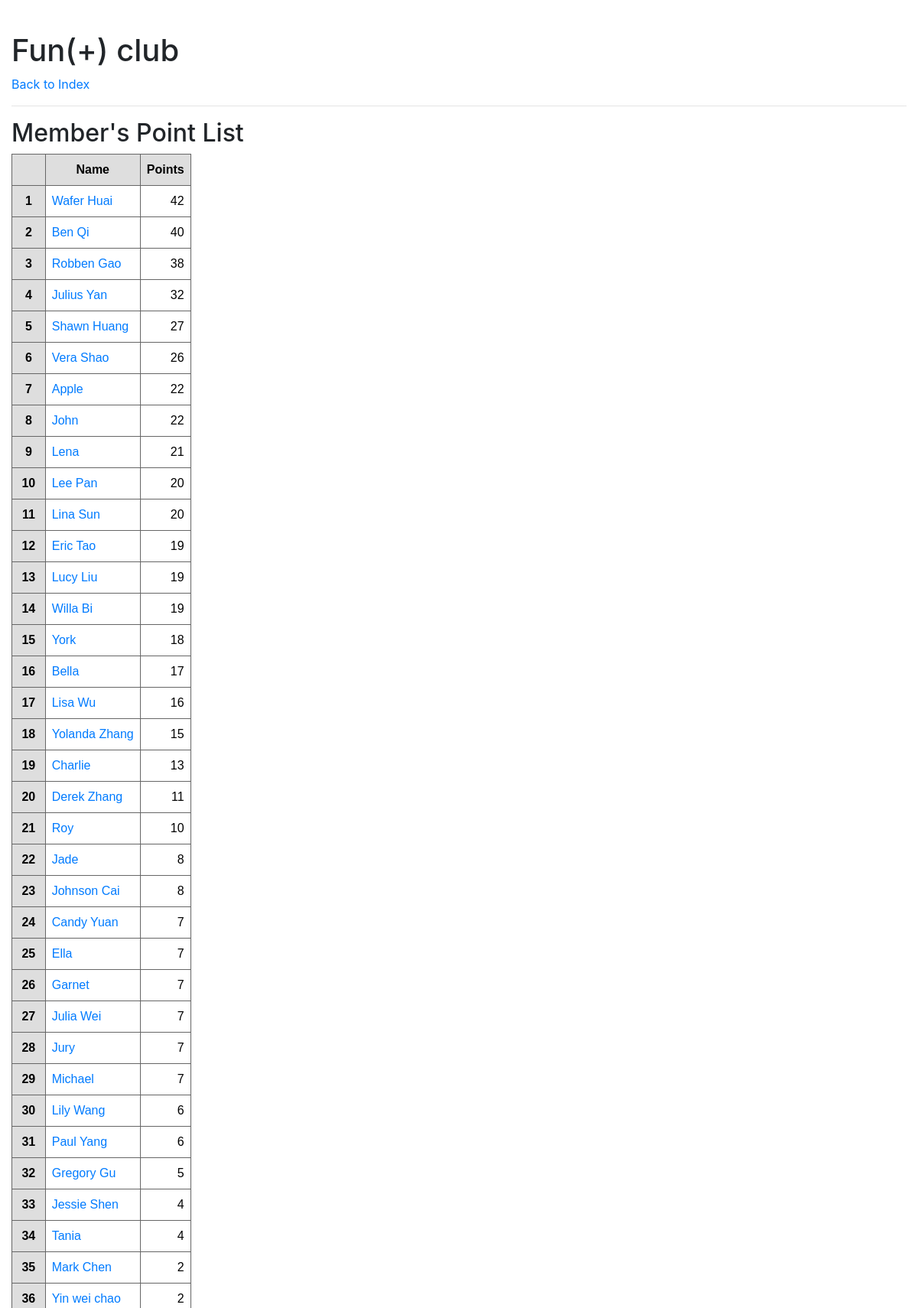
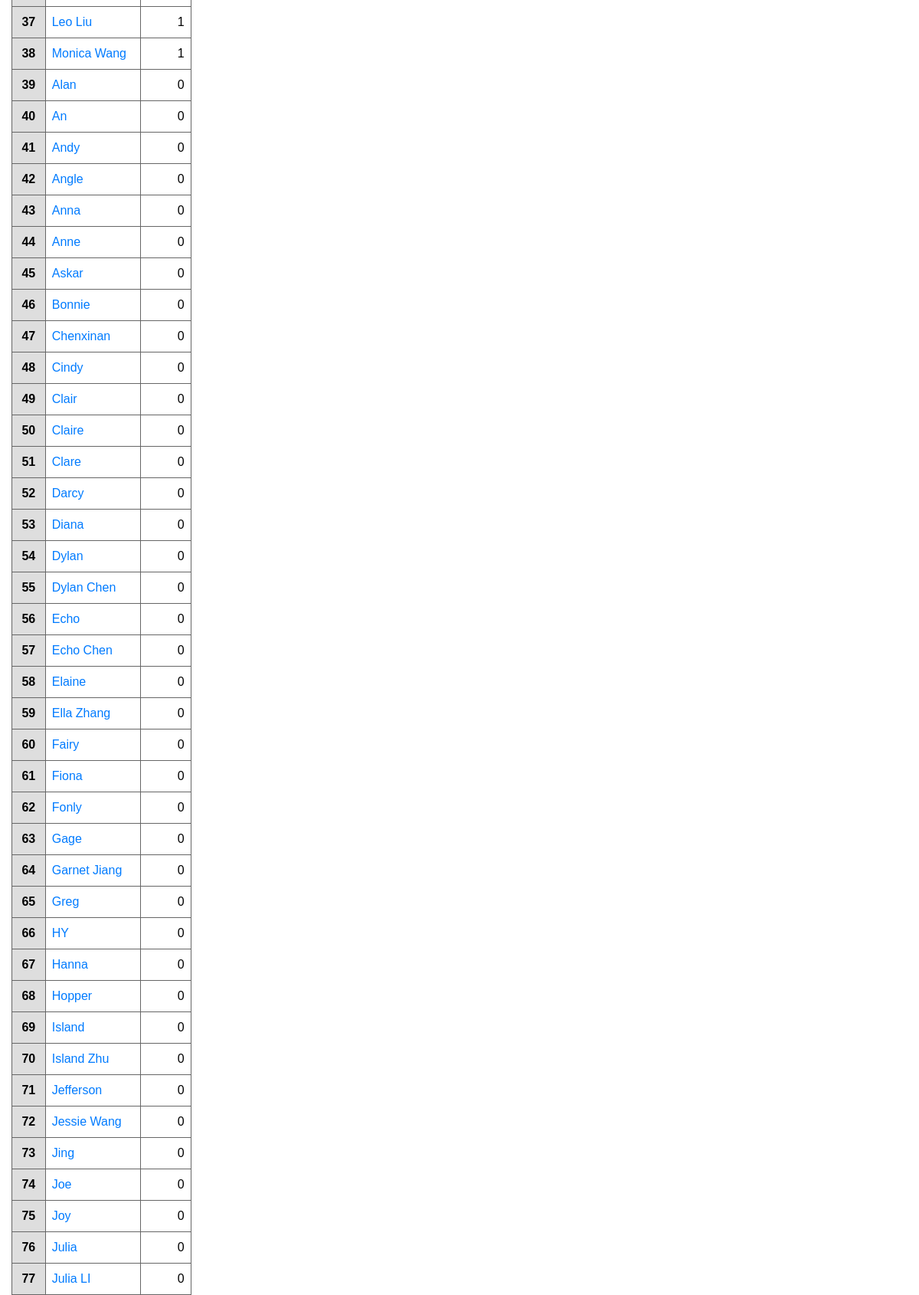
The app's page /s2/ (upper part) with its own data (2 pictures, top to bottom).
### case002/models.py (models this page shows)
class Data2(models.Model):
    name = models.CharField(max_length=32)
    member =  models.CharField(max_length=6)
    date1 = models.DateField()
    role = models.CharField(max_length=32)
    points = models.IntegerField(default=0)
    class Meta:
        unique_together = ('name', 'date1','member',)

### case002/views.py (the view)
# urls.py: path('s2/', views.s2, name='s2'),
def s2(request):
    list1 = Data2.objects.exclude(role='---').exclude(role='Absence').values('name').annotate(pointssum=Sum('points')).order_by('-pointssum')
    context = {'list1': list1}
    return render(request, 'case002/s2.html', context)

### case002/templates/case002/s2.html
{% extends 'case002/base.html' %}
{% load static %}
{% block content %}
<a href='../'>Back to Index</a>
<hr>
<h2>Member's Point List</h2>
<table class='gridtable'>
    <tr>
    <th></th>
    <th>Name</th>
    <th>Points</th>
    </tr>
    {% for x in list1 %}
    <tr>
        <th>{{forloop.counter}} </th>
        <td > <a href='{{x.name}}/'>{{x.name}}</a> </td>
        <td align='right'> {{x.pointssum}} </td>
     </tr>
    {% endfor %}
</table>
<br>
<br>
{% endblock %}

### case002/templates/case002/base.html (shortened to what this page needs)
<!doctype html>
<html lang="en">
<head>
  <link rel="stylesheet" href="/static/note/bootstrap_v4.3.1.min.css">
  <link rel="stylesheet" href="/static/note/style.css">
</head>
<body>
  <div class='container-fluid'>
    <h3>&nbsp;</h3>
<h1>Fun(+) club </h1>
    {% block content %}{% endblock %}
  </div>
</body>
</html>

### static/note/style.css (style rules this page uses)
table.gridtable { font-family: verdana,arial,sans-serif; font-size:16px; color:black; border-width: 1px; border-color: #666666; border-collapse: collapse; }
table.gridtable th { text-align: center; align-content: center; align-items: center; border-width: 1px; padding: 8px; border-style: solid; border-color: #666666; background-color: #dedede; }
table.gridtable td { border-width: 1px; padding: 8px; border-style: solid; border-color: #666666; background-color: #ffffff; }

### records on screen
Data2: name "Mark Chen", pointssum "2"
Data2: name "Leo Liu", pointssum "1"
Data2: name "Monica Wang", pointssum "1"
Data2: name "Alan", pointssum "0"
Data2: name "Andy", pointssum "0"
Data2: name "Anna", pointssum "0"
Data2: name "Anne", pointssum "0"
Data2: name "Askar", pointssum "0"
Data2: name "Bonnie", pointssum "0"
Data2: name "Chenxinan", pointssum "0"
Data2: name "Cindy", pointssum "0"
Data2: name "Clair", pointssum "0"
Data2: name "Claire", pointssum "0"
Data2: name "Clare", pointssum "0"
Data2: name "Diana", pointssum "0"
Data2: name "Dylan Chen", pointssum "0"
Data2: name "Echo", pointssum "0"
Data2: name "Echo Chen", pointssum "0"
Data2: name "Ella Zhang", pointssum "0"
Data2: name "Fiona", pointssum "0"
Data2: name "Fonly", pointssum "0"
Data2: name "Garnet Jiang", pointssum "0"
Data2: name "Greg", pointssum "0"
Data2: name "Hanna", pointssum "0"
Data2: name "Hopper", pointssum "0"
Data2: name "Island", pointssum "0"
Data2: name "Island Zhu", pointssum "0"
Data2: name "Joe", pointssum "0"
Data2: name "Joy", pointssum "0"

### other values on screen
{{ x.name }} "Wafer Huai" "Ben Qi" "Robben Gao" "Julius Yan" "Shawn Huang" "Vera Shao" "Apple" "John" "Lena" "Lee Pan" "Lina Sun" "Eric Tao" "Lucy Liu" "Willa Bi" "York" "Bella" "Lisa Wu" "Yolanda Zhang" "Charlie" "Derek Zhang" "Roy" "Jade" "Johnson Cai" "Candy Yuan" "Ella" "Garnet" "Julia Wei" "Jury" "Michael" "Lily Wang" "Paul Yang" "Gregory Gu" "Jessie Shen" "Tania" "Yin wei chao" "An" "Angle" "Darcy" "Dylan" "Elaine" "Fairy" "Gage" "HY" "Jefferson" "Jessie Wang" "Jing" "Julia" "Julia LI"
{{ x.pointssum }} "42" "40" "38" "32" "27" "26" "22" "22" "21" "20" "20" "19" "19" "19" "18" "17" "16" "15" "13" "11" "10" "8" "8" "7" "7" "7" "7" "7" "7" "6" "6" "5" "4" "4" "2" "0" "0" "0" "0" "0" "0" "0" "0" "0" "0" "0" "0" "0"
